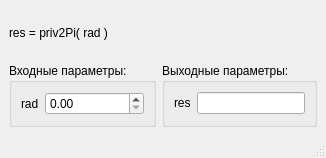
<?xml version="1.0" encoding="UTF-8"?>
<ui version="4.0">
 <class>MainWindowFuncPriv2Pi</class>
 <widget class="QMainWindow" name="MainWindowFuncPriv2Pi">
  <property name="geometry">
   <rect>
    <x>0</x>
    <y>0</y>
    <width>326</width>
    <height>158</height>
   </rect>
  </property>
  <property name="sizePolicy">
   <sizepolicy hsizetype="Minimum" vsizetype="Minimum">
    <horstretch>0</horstretch>
    <verstretch>0</verstretch>
   </sizepolicy>
  </property>
  <property name="maximumSize">
   <size>
    <width>400</width>
    <height>250</height>
   </size>
  </property>
  <property name="windowTitle">
   <string>MainWindow</string>
  </property>
  <widget class="QWidget" name="centralwidget">
   <layout class="QGridLayout" name="gridLayout">
    <item row="0" column="0">
     <widget class="QLabel" name="label_3">
      <property name="text">
       <string>res = priv2Pi( rad )</string>
      </property>
     </widget>
    </item>
    <item row="1" column="0">
     <widget class="QGroupBox" name="groupBox">
      <property name="title">
       <string>Входные параметры:</string>
      </property>
      <layout class="QFormLayout" name="formLayout">
       <item row="0" column="0">
        <widget class="QLabel" name="label">
         <property name="text">
          <string>rad</string>
         </property>
        </widget>
       </item>
       <item row="0" column="1">
        <widget class="QDoubleSpinBox" name="doubleSpinBox_inFuncPriv2Pi_rad"/>
       </item>
      </layout>
     </widget>
    </item>
    <item row="1" column="1">
     <widget class="QGroupBox" name="groupBox_2">
      <property name="title">
       <string>Выходные параметры:</string>
      </property>
      <layout class="QFormLayout" name="formLayout_2">
       <item row="0" column="0">
        <widget class="QLabel" name="label_2">
         <property name="text">
          <string>res</string>
         </property>
        </widget>
       </item>
       <item row="0" column="1">
        <widget class="QLineEdit" name="lineEdit_outFuncPriv2Pi_res"/>
       </item>
      </layout>
     </widget>
    </item>
   </layout>
  </widget>
  <widget class="QMenuBar" name="menubar">
   <property name="geometry">
    <rect>
     <x>0</x>
     <y>0</y>
     <width>326</width>
     <height>26</height>
    </rect>
   </property>
  </widget>
  <widget class="QStatusBar" name="statusbar"/>
 </widget>
 <resources/>
 <connections/>
</ui>
